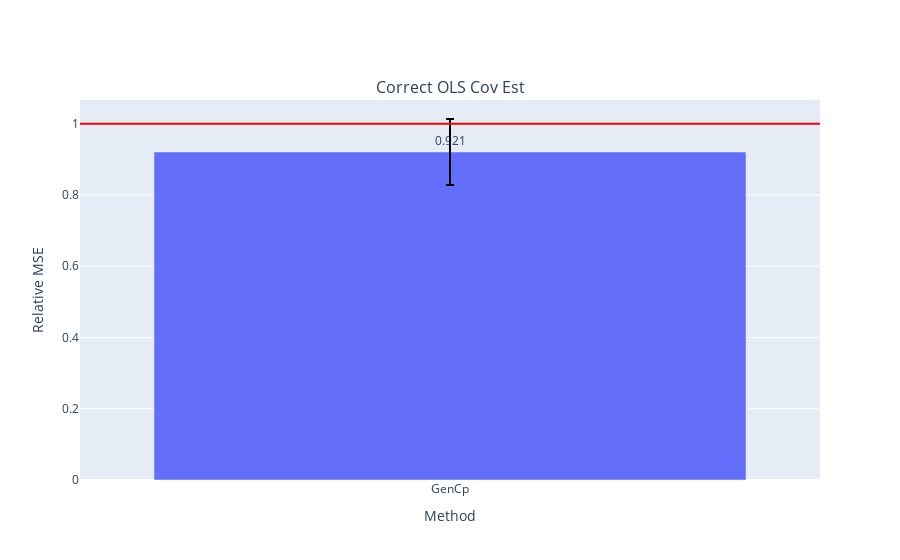

The code cell stored with this chart in its notebook:
### Code cell
fig = make_subplots(
    rows=1, cols=len(models),
    subplot_titles=["Correct OLS Cov Est"])

for i, errs in enumerate(model_errs):
    risks = [err.mean() for err in errs]
    test_risk = risks[0]
    # elev_test_risk = risks[1]
    # est_risks = risks[2:]
    est_risks = risks[1:]

    df = pd.DataFrame({est_names[i]: errs[i+1] for i in np.arange(len(est_names))})

    fig.add_trace(go.Bar(
    #     x=['VRF', 'BF_WR', 'BF_FR'], 
        x = df.columns,
        y=(df).mean()/test_risk,
        marker_color=px.colors.qualitative.Plotly,
        text=np.around((df).mean()/test_risk,3),
        textposition='outside',
        error_y=dict(
            type='data',
            color='black',
            array=(df).std() / test_risk,
    #         array=(df/test_risk).clip(upper=(df/test_risk).quantile(.95),axis=1).std(),
    #         symmetric=False,
    #         array=(df/test_risk).quantile(.95) - (df/test_risk).mean(),
    #         arrayminus=(df/test_risk).mean() - (df/test_risk).quantile(.93)
        )
    #         array=(df).mean() + (df).std(),
    #         arrayminus=(df).mean() - (df).std())
    ), row=1, col=i+1)
    # fig.add_trace(go.Bar(
    #     name='Experimental',
    #     x=['GenCp', 'KFCV', 'SPCV'], y=(df).mean(),
    #     error_y=dict(type='data', array=[1, 2])
    # ))
    # fig.update_layout(barmode='group')
    fig.add_hline(y=1., line_color='red', row=1, col=i+1)
    # fig.add_hline(y=elev_test_risk / test_risk, line_color='gray', line_dash='dash', row=1, col=i+1)
    
    fig.update_xaxes(title_text="Method", row=1, col=i+1)
    fig.update_yaxes(title_text="Relative MSE", row=1, col=i+1)
    
# fig.update_layout(
# #     title=f"FC_\u03B4{delta}_snr{snr}_nk{noise_kernel}_nls{noise_length_scale}_nv{noise_nu}_Xk{X_kernel}_Xls{X_length_scale}_Xv{X_nu}",
#     title=title,
#     xaxis_title="Method",
#     yaxis_title="MSE",
# #     legend_title="Legend Title",
# #     font=dict(
# #         family="Courier New, monospace",
# #         size=18,
# #         color="RebeccaPurple"
# #     )
# )
# barfp = os.path.expanduser(savedir + fig.layout.title['text'] + ".jpeg")
# fig.write_image(os.path.expanduser(barfp))
fig.show()

### Figure 1 — Plotly figure (JSON) as saved in the notebook; plotly's stock layout.template omitted (floating-point values rounded to 4 significant figures)
{"data": [{"error_y": {"array": [0.09253], "color": "black", "type": "data"}, "marker": {"color": ["#636EFA", "#EF553B", "#00CC96", "#AB63FA", "#FFA15A", "#19D3F3", "#FF6692", "#B6E880", "#FF97FF", "#FECB52"]}, "text": [0.921], "textposition": "outside", "type": "bar", "x": ["GenCp"], "xaxis": "x", "y": [0.9208], "yaxis": "y"}], "layout": {"annotations": [{"font": {"size": 16}, "showarrow": false, "text": "Correct OLS Cov Est", "x": 0.5, "xanchor": "center", "xref": "paper", "y": 1, "yanchor": "bottom", "yref": "paper"}], "shapes": [{"line": {"color": "red"}, "type": "line", "x0": 0, "x1": 1, "xref": "x domain", "y0": 1, "y1": 1, "yref": "y"}], "xaxis": {"anchor": "y", "domain": [0, 1], "title": {"text": "Method"}}, "yaxis": {"anchor": "x", "domain": [0, 1], "title": {"text": "Relative MSE"}}}}
